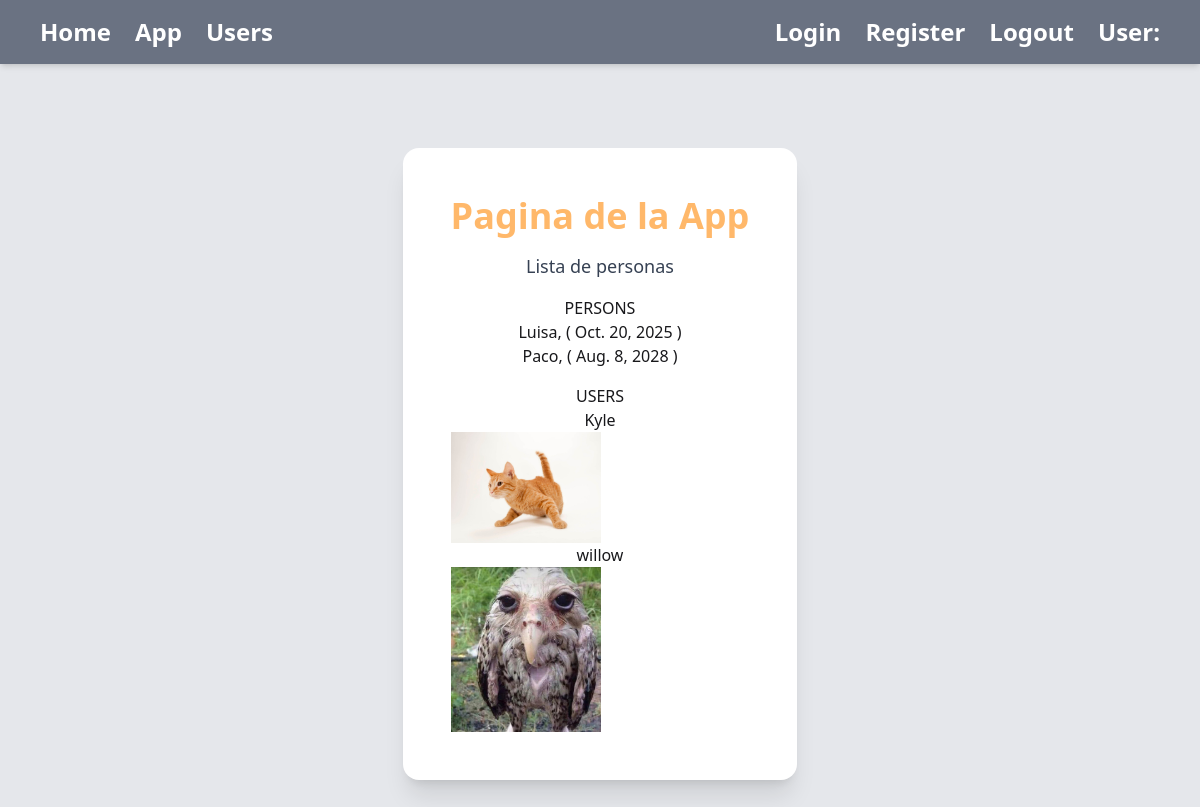
The page /appname/ on the database as committed earlier.
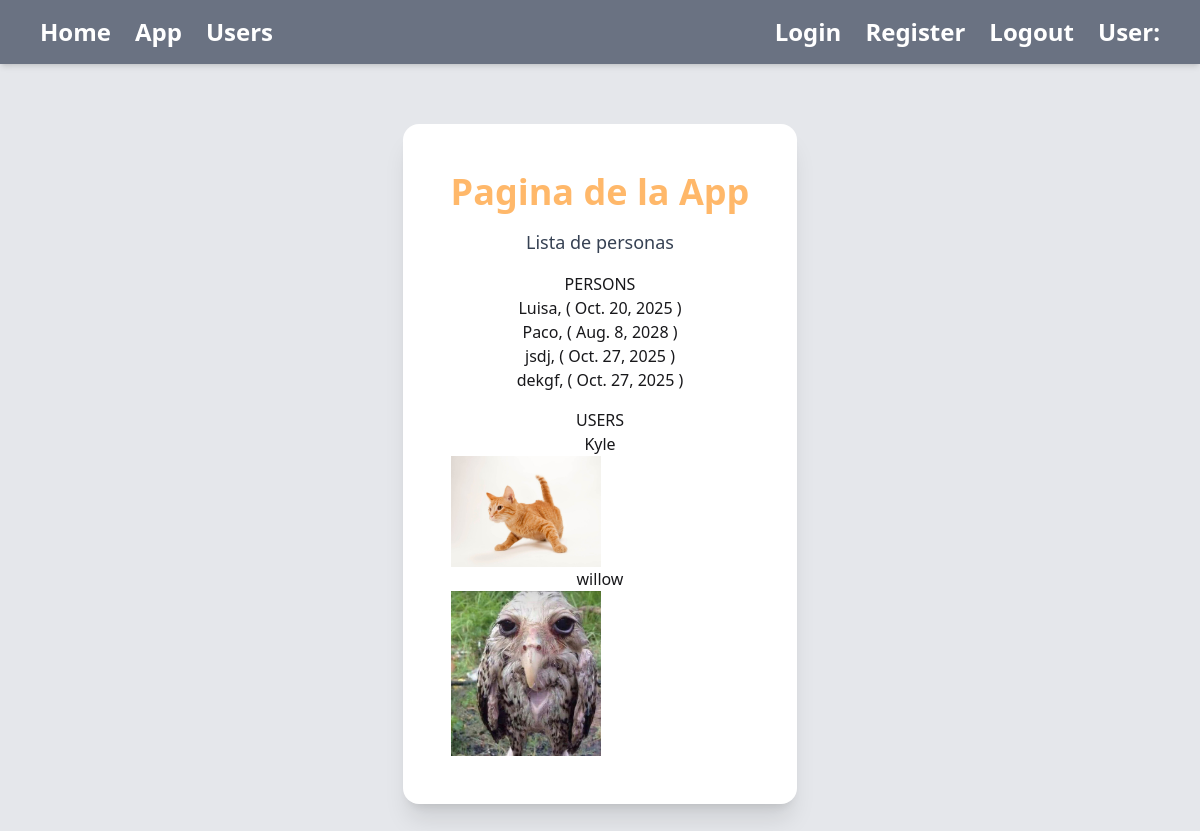
The same page on the database as committed later.
### appname/models.py (models this page shows, shortened)
class Person(models.Model):
    name = models.CharField(max_length=50)
    birth = models.DateField()
    slug = models.SlugField()

class User(models.Model):
    name = models.CharField(max_length=50)
    mail = models.CharField(max_length=100)
    propic = models.ImageField(upload_to='users/', default='def_user.png', blank=True)

### appname/views.py (the view)
# urls.py: path('', views.appname_home, name="home"),
def appname_home(request):
    person_list = Person.objects.all()
    user_list = User.objects.all()
    return render(request, 'appname/appname.html', {'persons' : person_list, 'users' : user_list})

### appname/templates/appname/appname.html
{% extends "base.html" %}
{% load static %}
{% block contenido %}
<section class="flex flex-col items-center justify-center h-screen">
    <div class="bg-white dark:bg-slate-800 shadow-xl rounded-2xl p-12 text-center">
        <h1 class="text-4xl font-bold mb-4 text-orange-300">
            Pagina de la App
        </h1>
        <p class="text-lg text-gray-700 mb-4 dark:text-zinc-400">
            Lista de personas
        </p>
        <ul class="mb-4">
            <h2>PERSONS</h2>
            {% for person in persons %}
                <li>
                    <a href="{% url 'prueba:person' slug=person.slug %}">
                        {{ person.name }}, ( {{ person.birth }} )
                    </a>
                </li>
            {% endfor %}
        </ul>
        <ul>
            <h2>USERS</h2>
            {% for user in users %}
                <h2> {{ user.name }} </h2>
                <img src="{{ user.propic.url }}" alt="{{ user.name }}" width="150">
            {% endfor %}
        </ul>
    </div>
</section>
{% endblock contenido %}

### theme/templates/base.html (shortened to what this page needs)
<!DOCTYPE html>
{% load static tailwind_tags%} {% load static %}
<html>
<head>
    {% tailwind_css %}
</head>
<body class="bg-gray-200 dark:bg-slate-950">
    <header class="bg-gray-500 dark:bg-gray-700 shadow-md">
        <nav class="flex justify-between items-center px-10 py-4">
            <div class="flex items-center space-x-6">
                <a href="{% url 'home' %}" class="text-2xl text-white font-bold hover:text-gray-400">Home</a>
                <a href="{% url 'prueba:home' %}" class="text-2xl text-white font-bold hover:text-gray-400">App</a>
                <a href="{% url 'users:home' %}" class="text-2xl text-white font-bold hover:text-gray-400">Users</a>
            </div>
            <div class="flex items-center space-x-6">
                <a href="{% url 'users:login' %}" class="text-2xl text-white font-bold hover:text-gray-400">Login</a>
                <a href="{% url 'users:register' %}" class="text-2xl text-white font-bold hover:text-gray-400">Register</a>
                <form action="{% url 'users:logout' %}" method="post" class="inline">
                    <button class="text-2xl text-white font-bold hover:text-gray-400">Logout</button>
                </form>
                <p class="text-2xl text-white font-bold">User: {{ user.username }}</p>
            </div>
        </nav>
    </header>
    <div class="container mx-auto">
        {% block contenido %}
        {% endblock contenido %}
    </div>
</body>
</html>

Rows that differ between the two databases and show on the page:
added Person: name "jsdj", birth "Oct. 27, 2025"
added Person: name "dekgf", birth "Oct. 27, 2025"
